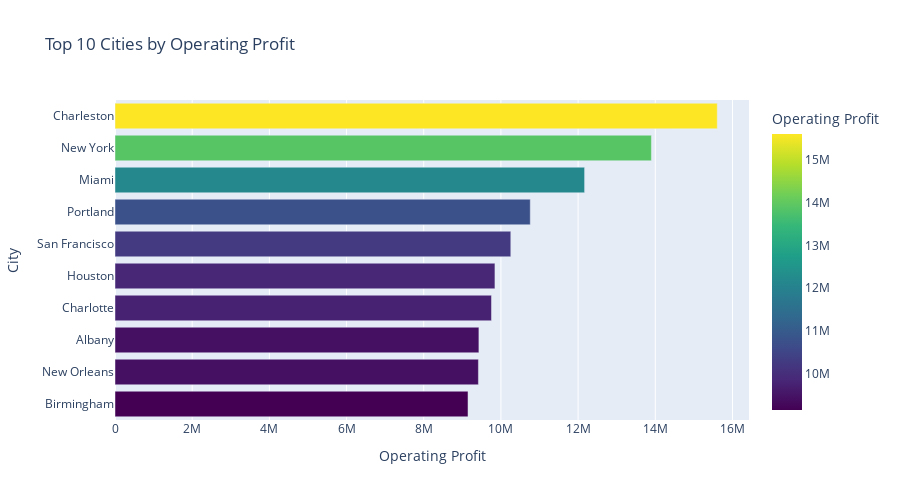

This figure's notebook cell:
### Markdown cell above
# ***HORIZANTAL BAR GRAPH***
This code generates a horizontal bar chart using Plotly Express to visualize the top 10 best-selling products based on the total units sold. The data is first grouped by product, summing up the units sold for each, then sorted to select the top 10 products with the highest sales. The chart displays product names along the vertical axis and the corresponding units sold along the horizontal axis. The bars are colored using a red gradient, where deeper reds indicate higher sales volumes, adding a visual emphasis on the best-performing products. The y-axis is reversed so that the product with the highest sales appears at the top, making it easier to identify the leading products at a glance. Interactive hover tooltips provide detailed sales numbers formatted with commas for readability. Overall, this graph effectively highlights the most popular products in a visually appealing and easy-to-interpret way.

### Code cell
#HORIZANTAL BAR GRAPH
import plotly.express as px
# Group data
top_cities = df.groupby("City")["Operating Profit"].sum().reset_index().sort_values(by="Operating Profit", ascending=False).head(10)
# Plot interactive bar chart with hover
fig = px.bar(
    top_cities,
    x="Operating Profit",
    y="City",
    orientation='h',
    color="Operating Profit",
    color_continuous_scale="Viridis",
    title="Top 10 Cities by Operating Profit",
    hover_data={"Operating Profit":":,.2f", "City":True}
)
fig.update_layout(yaxis={'categoryorder':'total ascending'},  # sort bars descending by value
                  xaxis_title="Operating Profit",
                  yaxis_title="City",
                  height=500)
fig.show()

### Figure 1 — Plotly figure (JSON) as saved in the notebook; plotly's stock layout.template omitted (floating-point values rounded to 4 significant figures)
{"data": [{"hovertemplate": "Operating Profit=%{marker.color:,.2f}<br>City=%{y}<extra></extra>", "legendgroup": "", "marker": {"color": [15610000.0, 13900000.0, 12170000.0, 10760000.0, 10260000.0, 9845000.0, 9756000.0, 9430000.0, 9417000.0, 9148000.0], "coloraxis": "coloraxis", "pattern": {"shape": ""}}, "name": "", "orientation": "h", "showlegend": false, "textposition": "auto", "type": "bar", "x": [15610000.0, 13900000.0, 12170000.0, 10760000.0, 10260000.0, 9845000.0, 9756000.0, 9430000.0, 9417000.0, 9148000.0], "xaxis": "x", "y": ["Charleston", "New York", "Miami", "Portland", "San Francisco", "Houston", "Charlotte", "Albany", "New Orleans", "Birmingham"], "yaxis": "y"}], "layout": {"barmode": "relative", "coloraxis": {"colorbar": {"title": {"text": "Operating Profit"}}, "colorscale": [[0, "#440154"], [0.1111, "#482878"], [0.2222, "#3e4989"], [0.3333, "#31688e"], [0.4444, "#26828e"], [0.5556, "#1f9e89"], [0.6667, "#35b779"], [0.7778, "#6ece58"], [0.8889, "#b5de2b"], [1, "#fde725"]]}, "height": 500, "legend": {"tracegroupgap": 0}, "title": {"text": "Top 10 Cities by Operating Profit"}, "xaxis": {"anchor": "y", "domain": [0, 1], "title": {"text": "Operating Profit"}}, "yaxis": {"anchor": "x", "categoryorder": "total ascending", "domain": [0, 1], "title": {"text": "City"}}}}
